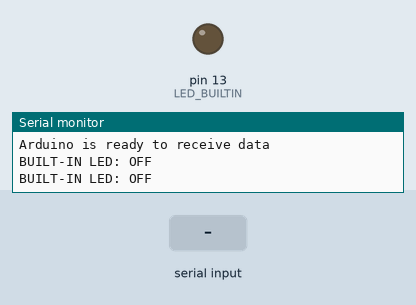
This sketch was run on a simulated Arduino Uno, built with avr-gcc and run on an emulated ATmega328P. Parts: output pins drawn as LEDs (lit = HIGH), the last lines printed to the serial monitor. Inputs (shaded band) come from the test bench.

Above: at 1.2 s.
1.3 s: "ON\n" received over Serial
At 3.2 s:
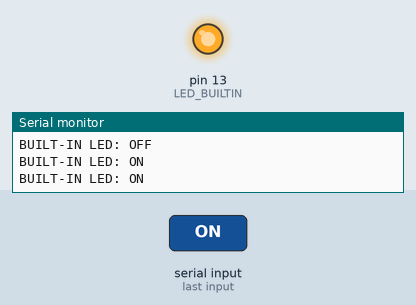
3.5 s: "OFF\n" received over Serial
At 4.8 s:
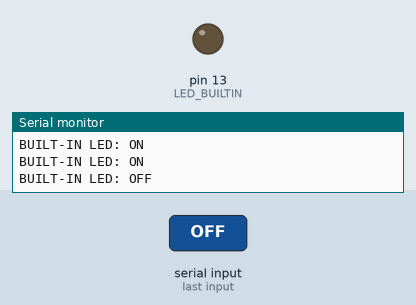
Timing chart, 0 to 6.5 s (numbered marks = the images above; inputs shaded):
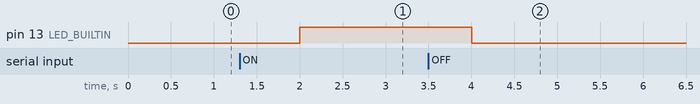

The sketch:

Arduino_receives_data_from_React_app.ino
```cpp
bool start = false;

void setup() {

  pinMode(LED_BUILTIN, OUTPUT);

  // put your setup code here, to run once:
  Serial.begin(9600);

  // Wait for the serial port to connect (useful for some boards)
  while (!Serial) {
    ; // Wait for serial port to connect. Needed for native USB port only
  }

  Serial.println("Arduino is ready to receive data");

}


void loop() {
  Serial.print("BUILT-IN LED: ");

  // Check if data is available to read
  if (Serial.available() > 0) {
    // Read the incoming string
    String receivedData = Serial.readStringUntil('\n');

    // Print the received data to the serial monitor
    Serial.println(receivedData);

    // Process the received data (customize this part as needed)
    // For example, you can control an LED based on the received data
    if (receivedData == "ON") {
      // Turn on the Built-In LED on board
      digitalWrite(LED_BUILTIN, HIGH);
    } else if (receivedData == "OFF") {
      // Turn off the Built-In LED on board
      digitalWrite(LED_BUILTIN, LOW);
    }
  }
  else{
    if (digitalRead(LED_BUILTIN) == HIGH) {
      Serial.println("ON");
    }
    else if (digitalRead(LED_BUILTIN) == LOW) {
      Serial.println("OFF");
    }
  }

  delay(1000);
}
```

Measured:
- after the input at 1.3 s, pin 13 (LED_BUILTIN): LOW → HIGH after 0.70 s
- after the input at 3.5 s, pin 13 (LED_BUILTIN): HIGH → LOW after 0.50 s
